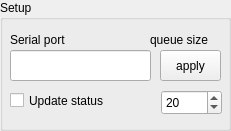
        <widget class="QGroupBox" name="groupBox">
         <property name="geometry">
          <rect>
           <x>0</x>
           <y>0</y>
           <width>231</width>
           <height>131</height>
          </rect>
         </property>
         <property name="sizePolicy">
          <sizepolicy hsizetype="Preferred" vsizetype="Preferred">
           <horstretch>0</horstretch>
           <verstretch>0</verstretch>
          </sizepolicy>
         </property>
         <property name="title">
          <string>Setup</string>
         </property>
         <widget class="QLineEdit" name="leSerialPort">
          <property name="geometry">
           <rect>
            <x>10</x>
            <y>50</y>
            <width>141</width>
            <height>31</height>
           </rect>
          </property>
         </widget>
         <widget class="QLabel" name="label">
          <property name="geometry">
           <rect>
            <x>10</x>
            <y>30</y>
            <width>201</width>
            <height>20</height>
           </rect>
          </property>
          <property name="text">
           <string>Serial port</string>
          </property>
         </widget>
         <widget class="QPushButton" name="pushButton">
          <property name="geometry">
           <rect>
            <x>160</x>
            <y>50</y>
            <width>61</width>
            <height>31</height>
           </rect>
          </property>
          <property name="text">
           <string>apply</string>
          </property>
         </widget>
         <widget class="QCheckBox" name="checkBox">
          <property name="geometry">
           <rect>
            <x>10</x>
            <y>90</y>
            <width>211</width>
            <height>21</height>
           </rect>
          </property>
          <property name="text">
           <string>Update status</string>
          </property>
          <property name="checked">
           <bool>false</bool>
          </property>
         </widget>
         <widget class="QSpinBox" name="sbPortTimeout">
          <property name="geometry">
           <rect>
            <x>161</x>
            <y>90</y>
            <width>61</width>
            <height>25</height>
           </rect>
          </property>
          <property name="toolTip">
           <string>send and response timeout (ms)</string>
          </property>
          <property name="value">
           <number>20</number>
          </property>
         </widget>
         <widget class="QLabel" name="lQueueSize">
          <property name="geometry">
           <rect>
            <x>150</x>
            <y>30</y>
            <width>68</width>
            <height>19</height>
           </rect>
          </property>
          <property name="text">
           <string>queue size</string>
          </property>
         </widget>
        </widget>
